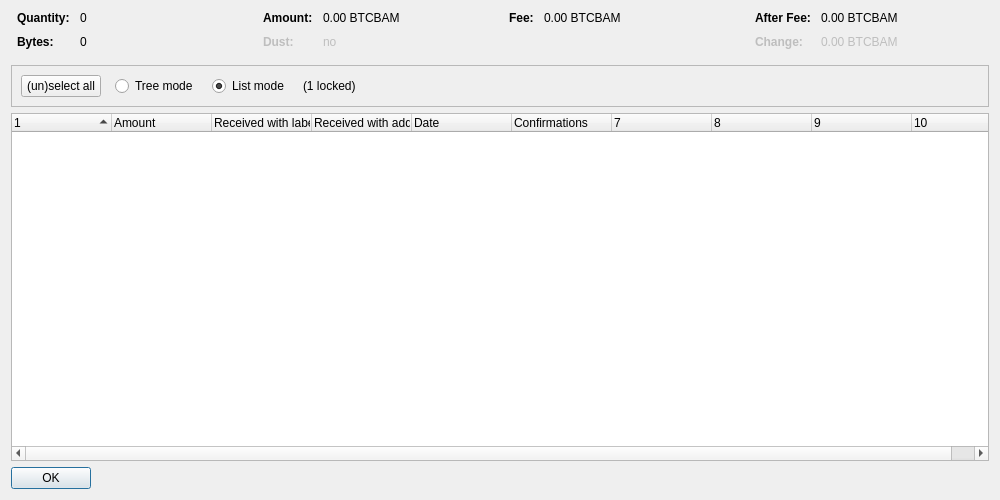
<?xml version="1.0" encoding="UTF-8"?>
<ui version="4.0">
 <class>CoinControlDialog</class>
 <widget class="QDialog" name="CoinControlDialog">
  <property name="geometry">
   <rect>
    <x>0</x>
    <y>0</y>
    <width>1000</width>
    <height>500</height>
   </rect>
  </property>
  <property name="windowTitle">
   <string>Coin Selection</string>
  </property>
  <layout class="QVBoxLayout" name="verticalLayout">
   <item>
    <layout class="QHBoxLayout" name="horizontalLayoutTop" stretch="0,0,0,0">
     <property name="topMargin">
      <number>0</number>
     </property>
     <property name="bottomMargin">
      <number>10</number>
     </property>
     <item>
      <layout class="QFormLayout" name="formLayoutCoinControl1">
       <property name="horizontalSpacing">
        <number>10</number>
       </property>
       <property name="verticalSpacing">
        <number>10</number>
       </property>
       <property name="leftMargin">
        <number>6</number>
       </property>
       <property name="rightMargin">
        <number>6</number>
       </property>
       <item row="0" column="0">
        <widget class="QLabel" name="labelCoinControlQuantityText">
         <property name="font">
          <font>
           <weight>75</weight>
           <bold>true</bold>
          </font>
         </property>
         <property name="text">
          <string>Quantity:</string>
         </property>
        </widget>
       </item>
       <item row="0" column="1">
        <widget class="QLabel" name="labelCoinControlQuantity">
         <property name="cursor">
          <cursorShape>IBeamCursor</cursorShape>
         </property>
         <property name="contextMenuPolicy">
          <enum>Qt::ActionsContextMenu</enum>
         </property>
         <property name="text">
          <string notr="true">0</string>
         </property>
         <property name="textInteractionFlags">
          <set>Qt::LinksAccessibleByMouse|Qt::TextSelectableByKeyboard|Qt::TextSelectableByMouse</set>
         </property>
        </widget>
       </item>
       <item row="1" column="0">
        <widget class="QLabel" name="labelCoinControlBytesText">
         <property name="font">
          <font>
           <weight>75</weight>
           <bold>true</bold>
          </font>
         </property>
         <property name="text">
          <string>Bytes:</string>
         </property>
        </widget>
       </item>
       <item row="1" column="1">
        <widget class="QLabel" name="labelCoinControlBytes">
         <property name="cursor">
          <cursorShape>IBeamCursor</cursorShape>
         </property>
         <property name="contextMenuPolicy">
          <enum>Qt::ActionsContextMenu</enum>
         </property>
         <property name="text">
          <string notr="true">0</string>
         </property>
         <property name="textInteractionFlags">
          <set>Qt::LinksAccessibleByMouse|Qt::TextSelectableByKeyboard|Qt::TextSelectableByMouse</set>
         </property>
        </widget>
       </item>
      </layout>
     </item>
     <item>
      <layout class="QFormLayout" name="formLayoutCoinControl2">
       <property name="horizontalSpacing">
        <number>10</number>
       </property>
       <property name="verticalSpacing">
        <number>10</number>
       </property>
       <property name="leftMargin">
        <number>6</number>
       </property>
       <property name="rightMargin">
        <number>6</number>
       </property>
       <item row="0" column="0">
        <widget class="QLabel" name="labelCoinControlAmountText">
         <property name="font">
          <font>
           <weight>75</weight>
           <bold>true</bold>
          </font>
         </property>
         <property name="text">
          <string>Amount:</string>
         </property>
        </widget>
       </item>
       <item row="0" column="1">
        <widget class="QLabel" name="labelCoinControlAmount">
         <property name="cursor">
          <cursorShape>IBeamCursor</cursorShape>
         </property>
         <property name="contextMenuPolicy">
          <enum>Qt::ActionsContextMenu</enum>
         </property>
         <property name="text">
          <string notr="true">0.00 BTCBAM</string>
         </property>
         <property name="textInteractionFlags">
          <set>Qt::LinksAccessibleByMouse|Qt::TextSelectableByKeyboard|Qt::TextSelectableByMouse</set>
         </property>
        </widget>
       </item>
       <item row="1" column="0">
        <widget class="QLabel" name="labelCoinControlLowOutputText">
         <property name="enabled">
          <bool>false</bool>
         </property>
         <property name="font">
          <font>
           <weight>75</weight>
           <bold>true</bold>
          </font>
         </property>
         <property name="text">
          <string>Dust:</string>
         </property>
        </widget>
       </item>
       <item row="1" column="1">
        <widget class="QLabel" name="labelCoinControlLowOutput">
         <property name="enabled">
          <bool>false</bool>
         </property>
         <property name="cursor">
          <cursorShape>IBeamCursor</cursorShape>
         </property>
         <property name="contextMenuPolicy">
          <enum>Qt::ActionsContextMenu</enum>
         </property>
         <property name="text">
          <string notr="true">no</string>
         </property>
         <property name="textInteractionFlags">
          <set>Qt::LinksAccessibleByMouse|Qt::TextSelectableByKeyboard|Qt::TextSelectableByMouse</set>
         </property>
        </widget>
       </item>
      </layout>
     </item>
     <item>
      <layout class="QFormLayout" name="formLayoutCoinControl3">
       <property name="horizontalSpacing">
        <number>10</number>
       </property>
       <property name="verticalSpacing">
        <number>10</number>
       </property>
       <property name="leftMargin">
        <number>6</number>
       </property>
       <property name="rightMargin">
        <number>6</number>
       </property>
       <item row="0" column="0">
        <widget class="QLabel" name="labelCoinControlFeeText">
         <property name="font">
          <font>
           <weight>75</weight>
           <bold>true</bold>
          </font>
         </property>
         <property name="text">
          <string>Fee:</string>
         </property>
        </widget>
       </item>
       <item row="0" column="1">
        <widget class="QLabel" name="labelCoinControlFee">
         <property name="cursor">
          <cursorShape>IBeamCursor</cursorShape>
         </property>
         <property name="contextMenuPolicy">
          <enum>Qt::ActionsContextMenu</enum>
         </property>
         <property name="text">
          <string notr="true">0.00 BTCBAM</string>
         </property>
         <property name="textInteractionFlags">
          <set>Qt::LinksAccessibleByMouse|Qt::TextSelectableByKeyboard|Qt::TextSelectableByMouse</set>
         </property>
        </widget>
       </item>
      </layout>
     </item>
     <item>
      <layout class="QFormLayout" name="formLayoutCoinControl4">
       <property name="horizontalSpacing">
        <number>10</number>
       </property>
       <property name="verticalSpacing">
        <number>10</number>
       </property>
       <property name="leftMargin">
        <number>6</number>
       </property>
       <property name="rightMargin">
        <number>6</number>
       </property>
       <item row="0" column="0">
        <widget class="QLabel" name="labelCoinControlAfterFeeText">
         <property name="font">
          <font>
           <weight>75</weight>
           <bold>true</bold>
          </font>
         </property>
         <property name="text">
          <string>After Fee:</string>
         </property>
        </widget>
       </item>
       <item row="0" column="1">
        <widget class="QLabel" name="labelCoinControlAfterFee">
         <property name="cursor">
          <cursorShape>IBeamCursor</cursorShape>
         </property>
         <property name="contextMenuPolicy">
          <enum>Qt::ActionsContextMenu</enum>
         </property>
         <property name="text">
          <string notr="true">0.00 BTCBAM</string>
         </property>
         <property name="textInteractionFlags">
          <set>Qt::LinksAccessibleByMouse|Qt::TextSelectableByKeyboard|Qt::TextSelectableByMouse</set>
         </property>
        </widget>
       </item>
       <item row="1" column="0">
        <widget class="QLabel" name="labelCoinControlChangeText">
         <property name="enabled">
          <bool>false</bool>
         </property>
         <property name="font">
          <font>
           <weight>75</weight>
           <bold>true</bold>
          </font>
         </property>
         <property name="text">
          <string>Change:</string>
         </property>
        </widget>
       </item>
       <item row="1" column="1">
        <widget class="QLabel" name="labelCoinControlChange">
         <property name="enabled">
          <bool>false</bool>
         </property>
         <property name="cursor">
          <cursorShape>IBeamCursor</cursorShape>
         </property>
         <property name="contextMenuPolicy">
          <enum>Qt::ActionsContextMenu</enum>
         </property>
         <property name="text">
          <string notr="true">0.00 BTCBAM</string>
         </property>
         <property name="textInteractionFlags">
          <set>Qt::LinksAccessibleByMouse|Qt::TextSelectableByKeyboard|Qt::TextSelectableByMouse</set>
         </property>
        </widget>
       </item>
      </layout>
     </item>
    </layout>
   </item>
   <item>
    <widget class="QFrame" name="frame">
     <property name="minimumSize">
      <size>
       <width>0</width>
       <height>40</height>
      </size>
     </property>
     <property name="frameShape">
      <enum>QFrame::StyledPanel</enum>
     </property>
     <property name="frameShadow">
      <enum>QFrame::Sunken</enum>
     </property>
     <layout class="QHBoxLayout" name="horizontalLayout">
      <item>
       <layout class="QHBoxLayout" name="horizontalLayoutPanel" stretch="0,0,0,0,0">
        <property name="spacing">
         <number>14</number>
        </property>
        <item>
         <widget class="QPushButton" name="pushButtonSelectAll">
          <property name="sizePolicy">
           <sizepolicy hsizetype="Maximum" vsizetype="Fixed">
            <horstretch>0</horstretch>
            <verstretch>0</verstretch>
           </sizepolicy>
          </property>
          <property name="text">
           <string>(un)select all</string>
          </property>
          <property name="autoDefault">
           <bool>false</bool>
          </property>
         </widget>
        </item>
        <item>
         <widget class="QRadioButton" name="radioTreeMode">
          <property name="sizePolicy">
           <sizepolicy hsizetype="Maximum" vsizetype="Fixed">
            <horstretch>0</horstretch>
            <verstretch>0</verstretch>
           </sizepolicy>
          </property>
          <property name="text">
           <string>Tree mode</string>
          </property>
         </widget>
        </item>
        <item>
         <widget class="QRadioButton" name="radioListMode">
          <property name="sizePolicy">
           <sizepolicy hsizetype="Maximum" vsizetype="Fixed">
            <horstretch>0</horstretch>
            <verstretch>0</verstretch>
           </sizepolicy>
          </property>
          <property name="text">
           <string>List mode</string>
          </property>
          <property name="checked">
           <bool>true</bool>
          </property>
         </widget>
        </item>
        <item>
         <widget class="QLabel" name="labelLocked">
          <property name="text">
           <string notr="true">(1 locked)</string>
          </property>
         </widget>
        </item>
        <item>
         <spacer name="horizontalSpacer">
          <property name="orientation">
           <enum>Qt::Horizontal</enum>
          </property>
          <property name="sizeHint" stdset="0">
           <size>
            <width>40</width>
            <height>20</height>
           </size>
          </property>
         </spacer>
        </item>
       </layout>
      </item>
     </layout>
    </widget>
   </item>
   <item>
    <widget class="CoinControlTreeWidget" name="treeWidget">
     <property name="contextMenuPolicy">
      <enum>Qt::CustomContextMenu</enum>
     </property>
     <property name="sortingEnabled">
      <bool>false</bool>
     </property>
     <property name="columnCount">
      <number>10</number>
     </property>
     <attribute name="headerShowSortIndicator" stdset="0">
      <bool>true</bool>
     </attribute>
     <attribute name="headerStretchLastSection">
      <bool>false</bool>
     </attribute>
     <column>
      <property name="text">
       <string/>
      </property>
     </column>
     <column>
      <property name="text">
       <string>Amount</string>
      </property>
     </column>
     <column>
      <property name="text">
       <string>Received with label</string>
      </property>
     </column>
     <column>
      <property name="text">
       <string>Received with address</string>
      </property>
     </column>
     <column>
      <property name="text">
       <string>Date</string>
      </property>
     </column>
     <column>
      <property name="text">
       <string>Confirmations</string>
      </property>
      <property name="toolTip">
       <string>Confirmed</string>
      </property>
     </column>
     <column>
      <property name="text">
       <string/>
      </property>
     </column>
     <column>
      <property name="text">
       <string/>
      </property>
     </column>
     <column>
      <property name="text">
       <string/>
      </property>
     </column>
     <column>
      <property name="text">
       <string/>
      </property>
     </column>
    </widget>
   </item>
   <item>
    <widget class="QDialogButtonBox" name="buttonBox">
     <property name="sizePolicy">
      <sizepolicy hsizetype="Maximum" vsizetype="Fixed">
       <horstretch>0</horstretch>
       <verstretch>0</verstretch>
      </sizepolicy>
     </property>
     <property name="orientation">
      <enum>Qt::Horizontal</enum>
     </property>
     <property name="standardButtons">
      <set>QDialogButtonBox::Ok</set>
     </property>
    </widget>
   </item>
  </layout>
 </widget>
 <customwidgets>
  <customwidget>
   <class>CoinControlTreeWidget</class>
   <extends>QTreeWidget</extends>
   <header>qt/coincontroltreewidget.h</header>
  </customwidget>
 </customwidgets>
 <resources/>
 <connections/>
</ui>
